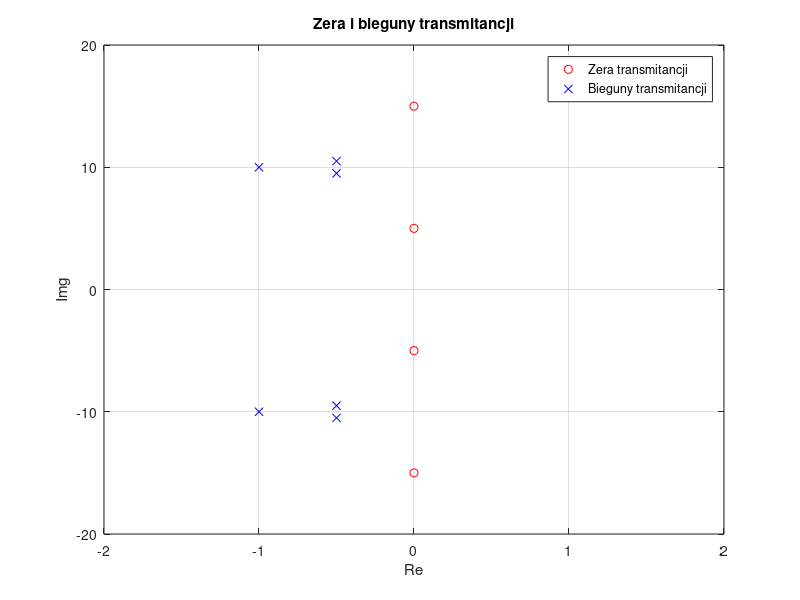
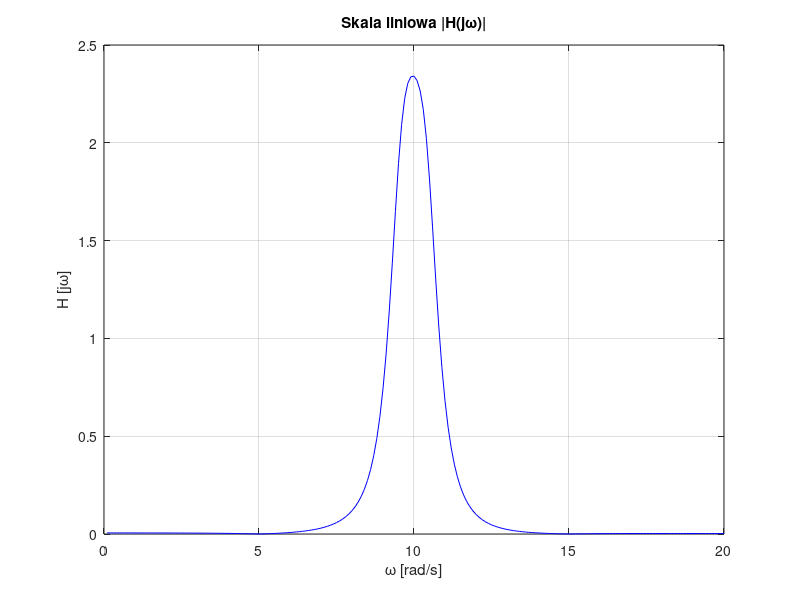
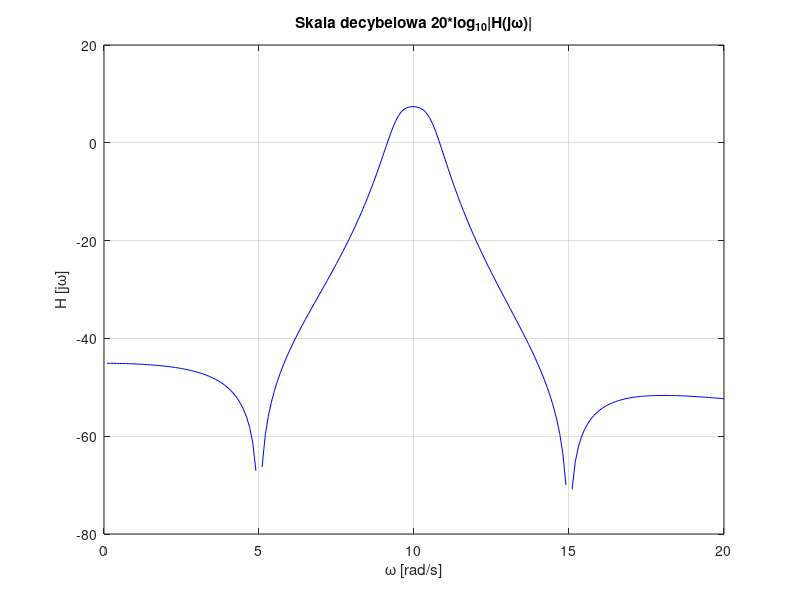
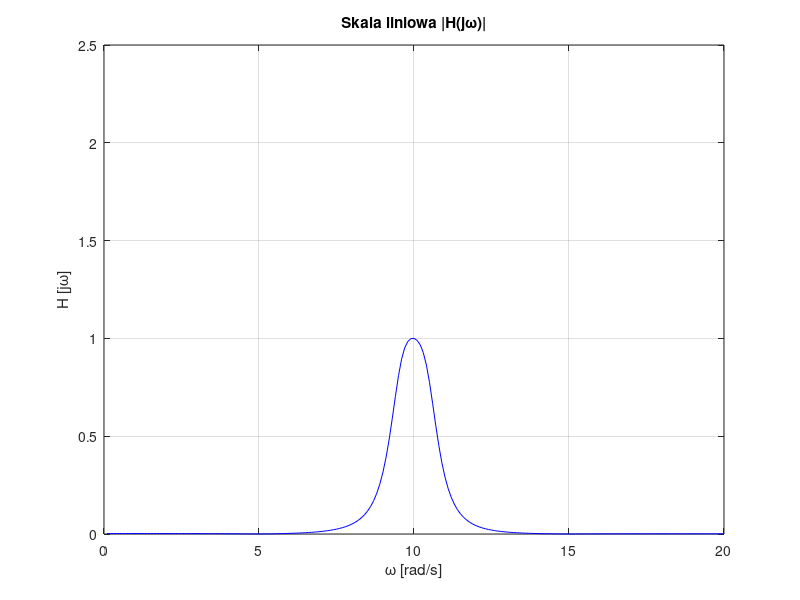

The MATLAB source for these figures, in order:
clear all; close all;

% Zera i bieguny transmitancji

z = [-j*5 j*5 -j*15 j*15];
p = [-0.5-j*9.5 -0.5+j*9.5 -1+j*10 -1-j*10 -0.5+j*10.5 -0.5-j*10.5];


w = 0.1:0.1:20;

% Zapisz transmitancję wykorzystując powyższe parametry.
bm = poly(z);
an = poly(p);

% Przedstaw zera i bieguny na płaszczyźnie zespolonej.
figure('Name', 'Zera i bieguny');
plot(real(z),imag(z),'ro'); hold on;
plot(real(p),imag(p),'bx')
title('Zera i bieguny transmitancji');
legend('Zera transmitancji','Bieguny transmitancji');
xlabel('Re');
xlim([-2,2])
ylabel('Img');
ylim([-20,20])
grid;

%%%%%%%%%%%%%%%%%%%%%%%%%%%%%%%%%%%%%%%%%%%%%%%%%%%%%%%%%%%%%%%%%%%%


H    = polyval(bm, j*w)./polyval(an, j*w);
Hlog = 20*log10(abs(H));

% W skali liniowej
figure('Name', 'Charakterystyka amplitudowo-częstotliwościowa');
plot(w, abs(H),'b');
title('Skala liniowa |H(j\omega)|');
xlabel('\omega [rad/s]');
ylabel('H [j\omega]');
grid;

% W skali decybelowej
figure('Name', 'Charakterystyka amplitudowo-częstotliwościowa (logarytmiczna)');
plot(w, Hlog,'b');         % skala logarytmiczna
title('Skala decybelowa 20*log_{10}|H(j\omega)|');
xlabel('\omega [rad/s]');
ylabel('H [j\omega]');
grid;
 
%%%%%%%%%%%%%%%%%%%%%%%%%%%%%%%%%%%%%%%%%%%%%%%%%%%%%%%%%%%%%%%%%%%%


H2    = H./max(H);
Hlog2 = 20*log10(abs(H2));

% W skali liniowej modyfikacja
figure('Name', 'Charakterystyka amplitudowo-częstotliwościowa - zmodyfikowana');
plot(w, abs(H2),'b');
title('Skala liniowa |H(j\omega)|');
xlabel('\omega [rad/s]');
ylabel('H [j\omega]');
ylim([0 2.5]);
grid;


% W skali decybelowej modyfikacja
figure('Name', 'Charakterystyka amplitudowo-częstotliwościowa - zmodyfikowana (logarytmiczna)');
hold on;
plot(w, Hlog2,'b');
title('Skala decybelowa 20*log_{10}|H(j\omega)|');
plot([0, 20], [-52.5 -52.5],'k');
xlabel('\omega [rad/s]');
ylabel('H [j\omega]');
grid;
hold off;

%%%%%%%%%%%%%%%%%%%%%%%%%%%%%%%%%%%%%%%%%%%%%%%%%%%%%%%%%%%%%%%%%%%%



H3 = polyval(bm, j*w)./polyval(an, j*w);
Hp = atan(imag(H3)./real(H3)); 

figure('Name','Charakterystyka fazowo-częstotliwościowa');
plot(w, unwrap(Hp),'b-o')

title('Charakterystyka fazowo-częstotliwościowa');
xlabel('\omega [Hz]');
ylabel('Faza [rad]');
